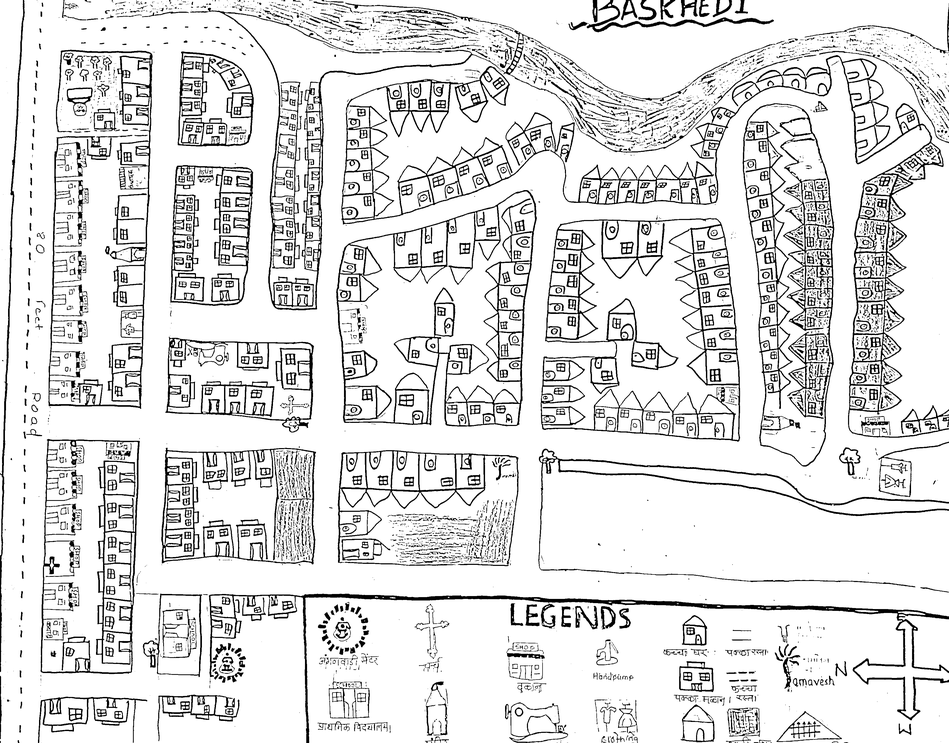
#> input picture public/baskhedi_stylized_map.png, 949 x 743 px, shrunk from 3647 x 2857 before the run
$ python digitize_baskhedi.py
#> lines starting #> are read from the running program, lines starting #| are printed output that depends on the picture; after the words box and inside, x2 and y2 are one past the last pixel; in counts of white or black regions, pixels touching at a corner belong together
import cv2
import numpy as np

def make_digital_drawn(input_path, output_path):
#> called with input_path = 'public/baskhedi_stylized_map.png', output_path = 'public/baskhedi_digital.png'
    print(f"Processing {input_path}...")
    img = cv2.imread(input_path)
#> img is the input picture: shape (743, 949, 3); min 0, max 255, mean 223.1
    if img is None:
        print(f"Failed to read {input_path}")
        return

    # Convert to grayscale
    gray = cv2.cvtColor(img, cv2.COLOR_BGR2GRAY)

    # Smooth the image to reduce noise
    blurred = cv2.GaussianBlur(gray, (5, 5), 0)
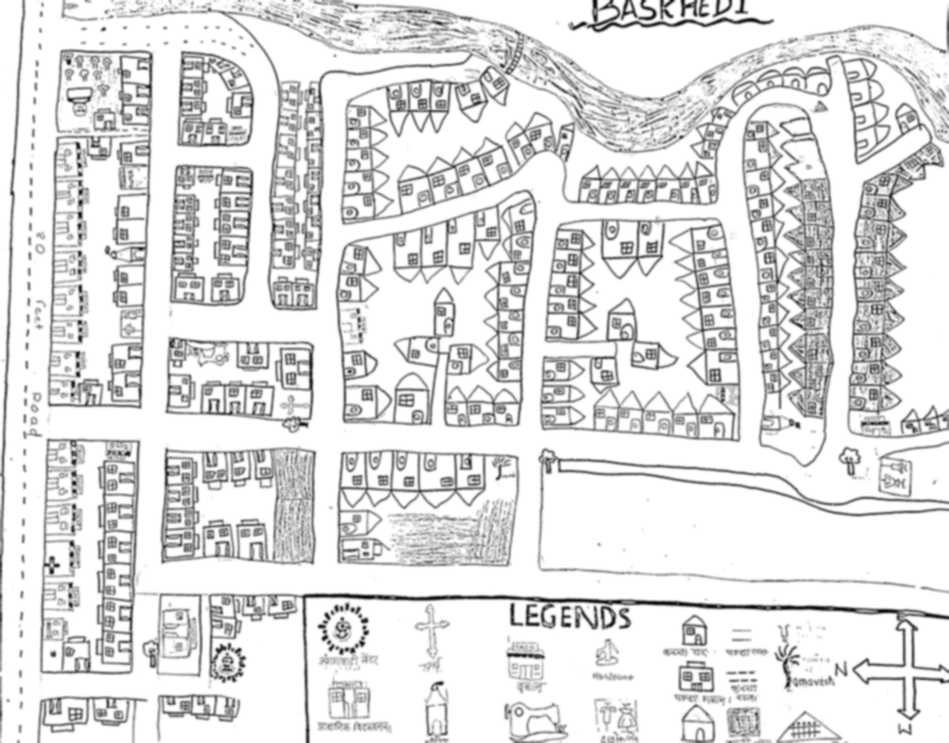
#> blurred: shape (743, 949); min 13, max 255, mean 223.1

    # Apply a slightly aggressive adaptive threshold to make lines crisp black and background white
    thresh = cv2.adaptiveThreshold(blurred, 255, cv2.ADAPTIVE_THRESH_GAUSSIAN_C,
                                   cv2.THRESH_BINARY, 21, 10)
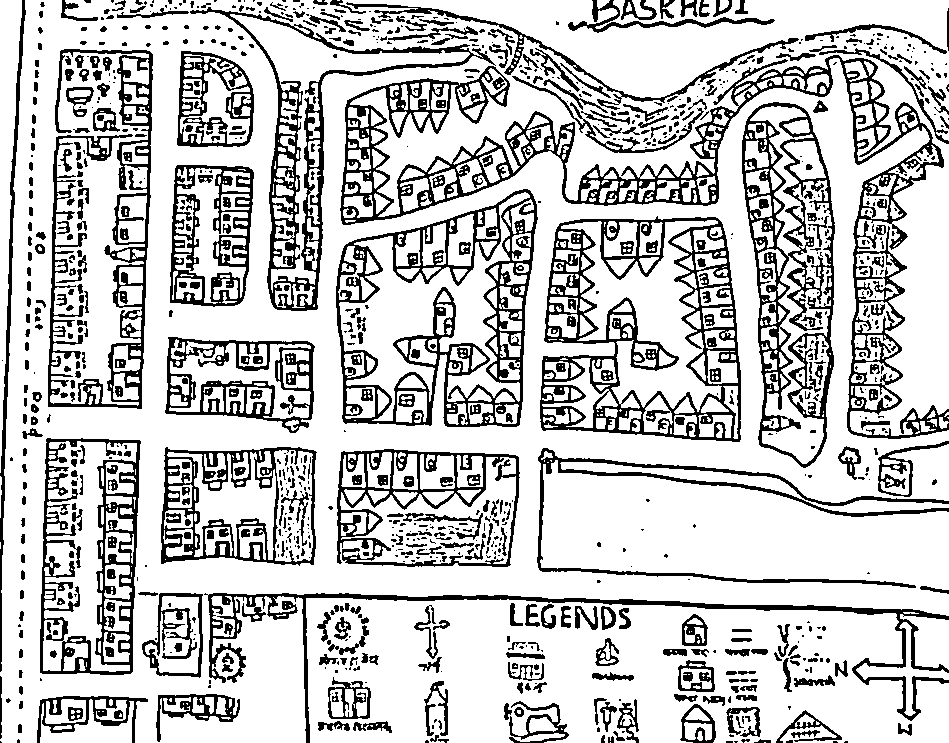
#> thresh: shape (743, 949); 77.4% white; 987 black regions (509 under 20 px), largest, box (x1, y1, x2, y2) and area: (340, 55, 949, 439) 20828, (540, 216, 741, 442) 12540, (336, 189, 538, 427) 11630

    # Morphological operations to clean up "ink blots" and smooth lines
    kernel = np.ones((2,2), np.uint8)

    # Morphological open to remove tiny noise
    cleaned = cv2.morphologyEx(thresh, cv2.MORPH_OPEN, kernel, iterations=1)
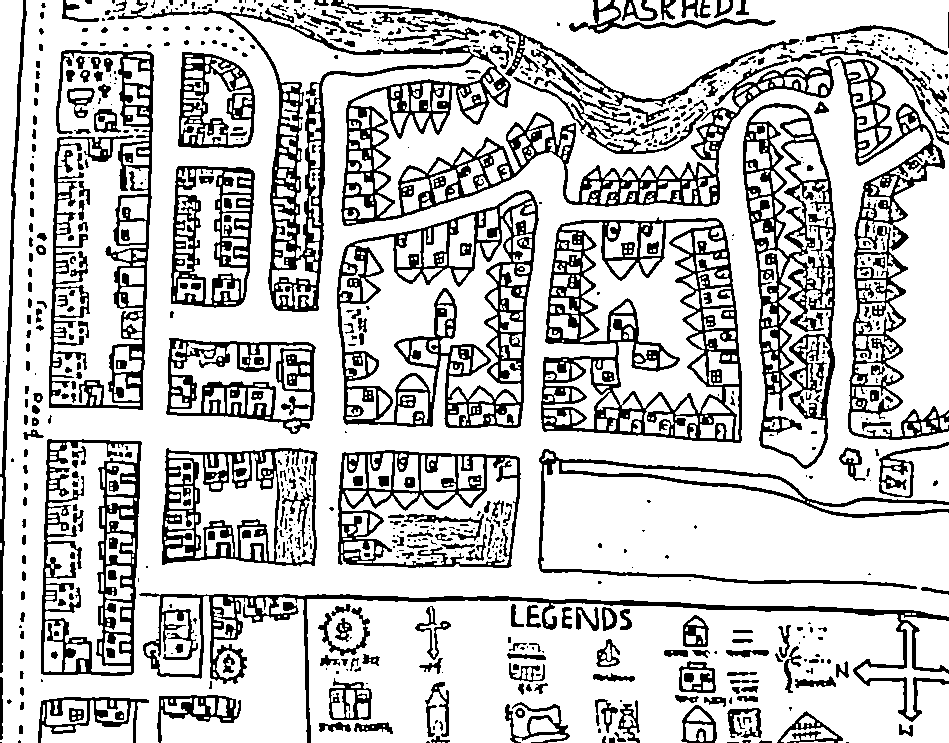
#> cleaned: shape (743, 949); 76.8% white; 697 black regions (351 under 20 px), largest, box (x1, y1, x2, y2) and area: (118, 0, 949, 440) 30151, (541, 217, 742, 443) 13728, (337, 190, 539, 428) 12438

    # Optional: close gaps to make lines look more solid (digital)
    cleaned = cv2.morphologyEx(cleaned, cv2.MORPH_CLOSE, kernel, iterations=1)
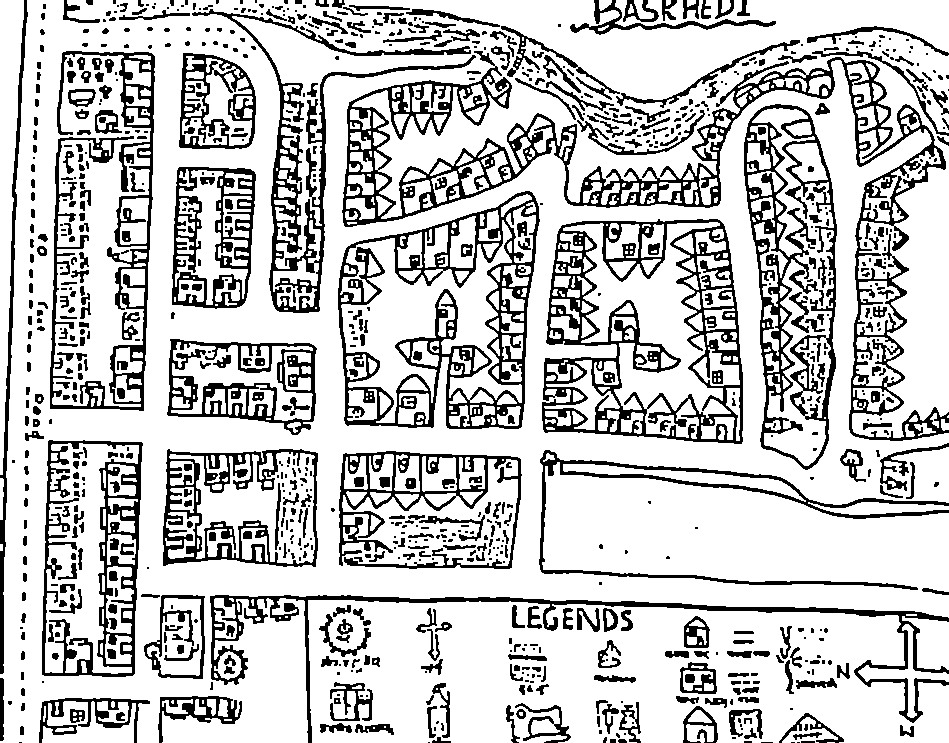
#> cleaned: shape (743, 949); 77.3% white; 893 black regions (394 under 20 px), largest, box (x1, y1, x2, y2) and area: (342, 51, 949, 441) 21063, (542, 219, 743, 444) 13432, (338, 191, 540, 429) 11895

    # Save
    cv2.imwrite(output_path, cleaned)
    print(f"Saved {output_path}")

make_digital_drawn('public/baskhedi_stylized_map.png', 'public/baskhedi_digital.png')

$ run again, with public/baskhedi_ai.png copied over public/baskhedi_stylized_map.png
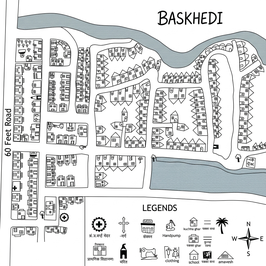
#> input picture public/baskhedi_ai.png, 266 x 266 px, shrunk from 1024 x 1024 before the run
#> in make_digital_drawn, img is the input picture: shape (266, 266, 3); mean B, G, R 219.9, 219.4, 218
#> in make_digital_drawn, `thresh = cv2.adaptiveThreshold(blurred, 255, cv2.ADAPTIVE_THRESH_GAUSS..`:
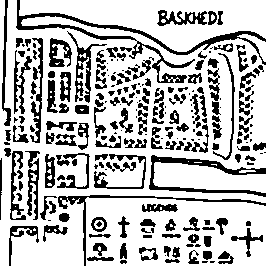
#> thresh: shape (266, 266); 73.4% white; 235 black regions (68 under 20 px), largest, box (x1, y1, x2, y2) and area: (16, 0, 266, 83) 2097, (149, 155, 266, 197) 1085, (58, 195, 266, 266) 770
#> in make_digital_drawn, `cleaned = cv2.morphologyEx(cleaned, cv2.MORPH_CLOSE, kernel, iteration..`:
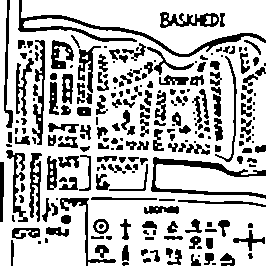
#> cleaned: shape (266, 266); 73.6% white; 239 black regions (66 under 20 px), largest, box (x1, y1, x2, y2) and area: (18, 0, 266, 57) 1500, (151, 157, 266, 199) 1077, (32, 40, 45, 145) 566

$ run again, with public/baskhedi_ultra.png copied over public/baskhedi_stylized_map.png
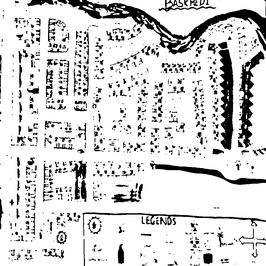
#> input picture public/baskhedi_ultra.png, 266 x 266 px, shrunk from 1024 x 1024 before the run
#> in make_digital_drawn, img is the input picture: shape (266, 266, 3); min 0, max 255, mean 213.2
#> in make_digital_drawn, `thresh = cv2.adaptiveThreshold(blurred, 255, cv2.ADAPTIVE_THRESH_GAUSS..`:
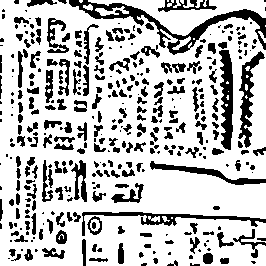
#> thresh: shape (266, 266); 75.1% white; 366 black regions (159 under 20 px), largest, box (x1, y1, x2, y2) and area: (69, 0, 266, 55) 1980, (219, 50, 233, 150) 929, (82, 212, 266, 236) 871
#> in make_digital_drawn, `cleaned = cv2.morphologyEx(cleaned, cv2.MORPH_CLOSE, kernel, iteration..`:
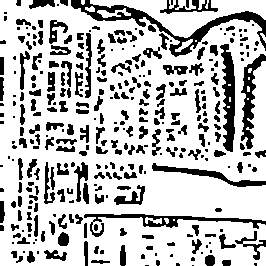
#> cleaned: shape (266, 266); 75% white; 328 black regions (123 under 20 px), largest, box (x1, y1, x2, y2) and area: (71, 0, 266, 57) 1876, (220, 44, 235, 152) 983, (84, 214, 266, 237) 926

$ run again, with public/google_maps_baskhedi.png copied over public/baskhedi_stylized_map.png
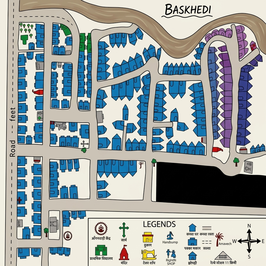
#> input picture public/google_maps_baskhedi.png, 266 x 266 px, shrunk from 1024 x 1024 before the run
#> in make_digital_drawn, img is the input picture: shape (266, 266, 3); mean B, G, R 165, 164.2, 155.5
#> in make_digital_drawn, `thresh = cv2.adaptiveThreshold(blurred, 255, cv2.ADAPTIVE_THRESH_GAUSS..`:
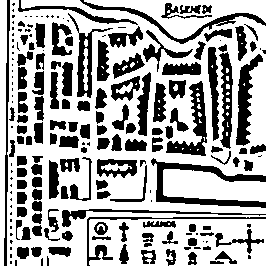
#> thresh: shape (266, 266); 65.5% white; 194 black regions (69 under 20 px), largest, box (x1, y1, x2, y2) and area: (151, 158, 266, 208) 1528, (166, 81, 207, 156) 1003, (236, 54, 263, 146) 991
#> in make_digital_drawn, `cleaned = cv2.morphologyEx(cleaned, cv2.MORPH_CLOSE, kernel, iteration..`:
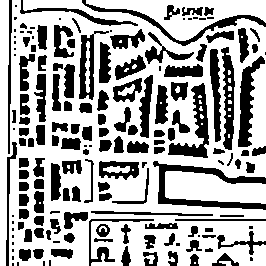
#> cleaned: shape (266, 266); 65.9% white; 165 black regions (40 under 20 px), largest, box (x1, y1, x2, y2) and area: (153, 161, 266, 210) 1504, (168, 83, 209, 158) 1027, (238, 56, 265, 147) 995
